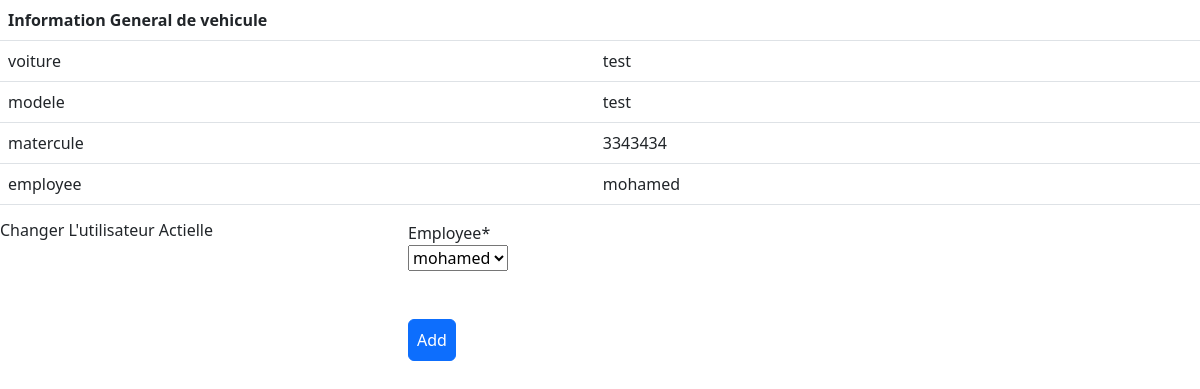
The app's page /myapp/details/1, older data.
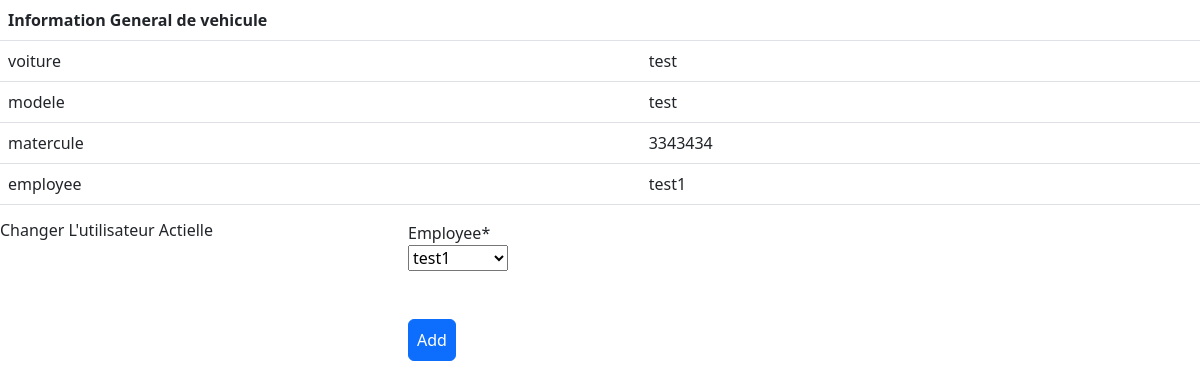
The same page, newer data.
### myapp/models.py (models this page shows, shortened)
class Vehicule(models.Model):
    voiture = models.CharField(max_length=255)
    modele = models.CharField(max_length=255)
    valinitial = models.IntegerField(auto_created=True,default=500,null=True)
    valresudiel = models.IntegerField(auto_created=True,default=10,null=True)
    dureeAmortisssement = models.IntegerField(auto_created=True,default=5,null=True)# 5 ans
    dureePasse = models.IntegerField(default=0,null=True)
    dateAmortissement = models.DateField(null=True)
    amortissement = models.IntegerField(null=True)
    matercule = models.CharField(max_length=255)
    employee = models.ForeignKey(Employee, related_name='employee', on_delete=models.CASCADE, null=True)

class Employee(models.Model):
    nom = models.CharField(max_length=255)
    prenom = models.CharField(max_length=255)
    def __str__(self):
        return self.nom

### myapp/views.py (the view)
# urls.py: path('details/<int:id>', views.vehiculedetails, name='details'),
def vehiculedetails(request, id):
    vehicule = Vehicule.objects.get(id=id)
    form = FormVehicule(request.POST or None, instance=vehicule )
    if form.is_valid():
        myformData = form.save()
        print("myformData : "+str(myformData))
        print(vehicule.employee)
        data = {
            'employee' : vehicule.employee,
            'date' : timezone.now(),
            'vehicule': vehicule
        }
        h = Historique()
        h.new_historique(data)
        print('saved form')
        return(redirect('/myapp/details/'+str(id)))
    else:
        print("form not valid !")
    context={
      'updateVehiculeForm':form,
      'vehicule':vehicule,
    }
    return render(request, 'myapp/details.html',context)

### myapp/forms.py
class FormVehicule(ModelForm):
    class Meta:
        model = Vehicule
        fields = '__all__'

### myapp/templates/myapp/details.html (shortened to what this page needs)
{% load crispy_forms_tags %}
<!DOCTYPE html>
<html lang="en">
<head>
    <link href="https://cdn.jsdelivr.net/npm/bootstrap@5.2.3/dist/css/bootstrap.min.css" rel="stylesheet">
</head>
<body>
    <table class="table">
        <thead>
          <tr>
            <th scope="col" colspan="2">Information General de vehicule</th>
          </tr>
        </thead>
        <tbody>
          <tr>
            <td>voiture</td>
            <td>{{vehicule.voiture}}</td>
          </tr>
          <tr>
            <td>modele</td>
            <td>{{vehicule.modele}}</td>
          </tr>
          <tr>
            <td>matercule</td>
            <td>{{vehicule.matercule}} </td>
          </tr>
          <tr>
            <td>employee</td>
            <td>{{vehicule.employee}}</td>
          </tr>
        </tbody>
      </table>
      <form method="POST">
        <div class="row align-items-start">
            <div class="col">
              <h6> Changer L'utilisateur Actielle</h6>
            </div>
            <div class="col">
                {{ updateVehiculeForm.employee|as_crispy_field }}
            </div>
        </div>
        <br><br>
        <div class="row align-items-start">
          <div class="col">
            <div class="mt-6">
              <button type="submit" class="btn btn-primary p-2 pl-4 pr-4">Add</button>
            </div>
          </div>
      </div>
      </form>
</body>
</html>

Row changes from the older to the newer data that the page shows:
changed Vehicule "test": employee "mohamed" → "test1"
